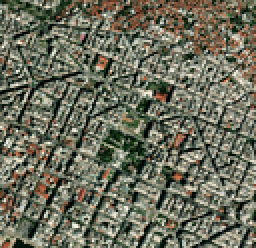
%> input picture im2.png, 128 x 124 px, shrunk from 1160 x 1122 before the run, given in place of im1.png, which was not available (shown 2 times larger)
$ octave demo_descriptorMatching.m   (GNU Octave 9; MATLAB toolbox functions it lacks are replaced by stand-ins)
%> lines starting %> are read from the running program, lines starting %| are printed output that depends on the picture; pictures that were not available may be replaced by others from this repository, and a replacement may not be noted
### findCorners.m
function c = findCorners(I, sigma, k, Rthres)
% Function finding the corner points of an input image, using the Harris
% corner detection algorithm.
%
% Inputs:
%   I - the grayscale image
%   sigma - a float parameter, used for Gaussian mask.
%       ( Bigger sigma values lead to slower reduction of the Gaussian
%       mask, which leads to more neighbor pixels taken into account. )
%   k - a float parameter for Harris detection algorithm.
%       ( Bigger k values, makes the algorithm more biased towards
%       detecting corners in contrast to edges. )
%   Rthres - threshold value for keeping only the features (corners, edges)
%       with the strongest R value. (most likely to be true positive)
%
% Output:
%   c - A boolean vector, containing 1 if the particular pixel of the image
%       is a corner point.

    % Derivative masks
    [dx, dy] = meshgrid(-1:1, -1:1);

    % Compute the image derivatives
    Ix = conv2(double(I), dx, 'same');
    Iy = conv2(double(I), dy, 'same');

    % Compute products
    Ix2 = Ix.^2;
    Iy2 = Iy.^2;
    Ixy = Ix.*Iy;

    % Compute the sums of products at each pixel
    Sx2 = conv2(Ix2, fspecial('gaussian', 2*ceil(3*sigma)+1, sigma), 'same');
    Sy2 = conv2(Iy2, fspecial('gaussian', 2*ceil(3*sigma)+1, sigma), 'same');
    Sxy = conv2(Ixy, fspecial('gaussian', 2*ceil(3*sigma)+1, sigma), 'same');

    % Compute the Harris response
    R = (Sx2.*Sy2 - Sxy.^2) - k*(Sx2 + Sy2).^2;

    % Check if pixel is a corner
    c = R > Rthres;
end

### myDetectHarrisFeatures.m
function corners = myDetectHarrisFeatures(I, sigma, k, Rthres, show_im)
% Function finding the corner points of an input image, using the Harris
% corner detection algorithm.
%
% Inputs:
%   I - the grayscale image
%   sigma - a float parameter, used for Gaussian mask.
%       ( Bigger sigma values lead to slower reduction of the Gaussian
%       mask, which leads to more neighbor pixels taken into account. )
%   k - a float parameter for Harris detection algorithm.
%       ( Bigger k values, makes the algorithm more biased towards
%       detecting corners in contrast to edges. )
%   Rthres - threshold value for keeping only the features (corners, edges)
%       with the strongest R value. (most likely to be true positive)
%   show_im - a boolean parameter, for selecting whether to display the
%   image with corner points or not.
%
% Output:
%   corners - a Nx2 array, containing the (x, y) coordinates of the N
%   corner points found.

    % Find corners
    c = findCorners(I, sigma, k, Rthres);

    % Find corners coordinates (x,y)
    [x, y] = find(c);

    corners = zeros(length(x), 2);
    corners(:, 1) = x;
    corners(:, 2) = y;

    if show_im
        figure, clf;
        mat_corners = detectHarrisFeatures(I, 'MinQuality', 0.1);  %'MinQuality', 0.01 (default)
        imshow(I);
        hold on
        plot(mat_corners);
        title('Harris corners, using MATLAB implementation');
        hold off

        % Display the corners on the original image
        figure, clf;
        imshow(I);
        hold on
        plot(corners(:, 2), corners(:, 1), 'r+');
        title('Harris corners, using my implementation');
        hold off
    end
end

### myLocalDescriptor.m
function d = myLocalDescriptor(I, p, rhom, rhoM, rhostep, N)
% Function implementing a simple rotation-invariant descriptor of a point's neighborhood.
%
% Inputs:
%   I - a grayscale image
%   p - a (x,y) vector, containing the pixels coordinates
%   rhom - an integer, specifying the ray of the smallest circle examined
%   rhoM - an integer, specifying the biggest ray
%   rhostep - an integer, specifying the step of the different rays check
%   N - an integer, specifying the number of points taken in each circle
%
% Output:
%   d - a vector, containing ((rhoM - rhom) / rhostep) values, one for each
%   circle. Each value is the mean of the N values found for the specific
%   circle. ( Note: if rhoM exceeds the image boundaries, then d is empty )

    % Get the size of the image
    [height, width, ~] = size(I);

    % Check if the biggest circle is out of image bounds
    % Calculate the min and max coordinates of the circle
    y_min = p(1) - rhoM - 1;
    y_max = p(1) + rhoM + 1;
    x_min = p(2) - rhoM - 1;
    x_max = p(2) + rhoM + 1;

    % Check if the circle is out of the image bounds
    if x_min < 1 || x_max > width || y_min < 1 || y_max > height
        %disp('Circle is out of image bounds');
        d = [];
        return;
    end

    % Vector of N descriptor points
    point_d = zeros(1, N);

    thetaStep = 360 / N;

    thetas = 0:thetaStep:360;

    thetas = thetas(1:end-1);

    % Vector of descriptors ( one for each circle )
    n_circles = length(rhom:rhostep:rhoM);

    d = zeros(1, n_circles);
    d_found = 0;

    for i = rhom:rhostep:rhoM
        d_found = d_found + 1;
        for j = 1:N
            % find angle
            theta = deg2rad(thetas(j));

            % Transform to Cartesian coordinates
            y = p(1) + i*cos(theta); % vertical
            x = p(2) + i*sin(theta); % horizontal

            % Find the pixels corresponding to the x, y
            % Case 1: Both x,y are integers
            if mod(x, 1) == 0 && mod(y, 1) == 0
                sum = I(y-1, x) + I(y+1, x) + I(y, x-1) + I(y, x+1) + I(y,x);
                point_d(j) = sum / 5;
                continue;
            end
            % Case 2: If y is int and x is float
            if mod(y,1) == 0 && mod(x,1) ~= 0
                p1 = I(y, floor(x));
                p2 = I(y, ceil(x));

                % Perform interpolation
                d1 = x - floor(x);
                d2 = ceil(x) - x;
                point_d(j) = d2 * p1 + d1 * p2;
                continue;
            end
            % Case 3: If x is int and y is float
            if mod(x,1) == 0 && mod(y,1) ~= 0
                p1 = I(floor(y), x);
                p2 = I(ceil(y), x);

                % Perform interpolation
                d1 = y - floor(y);
                d2 = ceil(y) - y;
                point_d(j) = d2 * p1 + d1 * p2;
                continue;
            end
            % Case 4: Both x,y are float
            if mod(x,1) ~= 0 && mod(y,1) ~= 0
                % Interpolation for x

                % Column 1
                p1 = I(floor(y), floor(x));
                p2 = I(floor(y), ceil(x));

                d1 = x - floor(x);
                d2 = ceil(x) - x;
                col1 = d2 * p1 + d1 * p2;

                % Column 2
                p1 = I(ceil(y), floor(x));
                p2 = I(ceil(y), ceil(x));

                col2 = d2 * p1 + d1 * p2;

                % Interpolation for y
                d1 = y - floor(y);
                d2 = ceil(y) - y;

                point_d(j) = d1 * col2 + d2 * col1;
            end
        end
        % find mean of N points, as the descriptor of the current circle
        d(d_found) = mean(point_d);
    end

end

### descriptorMatching.m
function matchingPoints = descriptorMatching(desc1, desc2, percentageThreshold)
% Function for finding the salient point pairs with the best matches,
% according to the normalized Euclidean distance of theirs descriptor
% vectors.
%
% Inputs:
%   desc1 - image_1 salient points descriptors (N1xN2 array, where N1 is
%       the length of each pixel's descriptor, and N2 is the number of salient
%       points)
%   desc2 - image_2 salient points descriptors (N1xN2) array
%   percentageThreshold - a float number, for keeping only the
%       (percentageThreshold*100) % best matches, from the total ones.
%
% Output:
%   matchingPoints - a 2xn array of pixel pairs that are most likely to
%       be matched.

    % Descriptor Matching
    N1 = size(desc1, 2);
    N2 = size(desc2, 2);

    desc_match = zeros(N1, N2);

    % Create N1xN2 array containing the descriptor simillarity of each point
    % pair
    for i = 1:N1
        nm = norm(desc1(:,i));
        for j = 1:N2
            desc_match(i, j) = norm(desc1(:, i) - desc2(:, j)) / nm; % normalised distance
        end
    end

    % Create matchingPoints array, containing the n pairs that have a
    % simillarity above percentageThreshold value

    % Flatten the descriptor matching array and get the indices
    [flat_array, indices] = sort(desc_match(:), 'ascend'); % Looking for the min distance

    % Find the number of elements, representing the percentageThreshold % of the total values
    num_elements = ceil(length(flat_array) * percentageThreshold);

    % Select the largest elements and their indices
    sm_el = flat_array(1:num_elements);
    sm_in = indices(1:num_elements);

    % Convert the linear indices back to row and column ones
    [row_i, col_i] = ind2sub(size(desc_match), sm_in);

    matchingPoints = [row_i col_i];

    matchingPoints = matchingPoints'; % 2xn array, containing n pairs of matched points ( ascending sorted )

end

### demo_descriptorMatching.m
% Demo script for demonstrating the use of descriptorMatching function.

close all;
clc;

% Read the images and convert them to grayscale if not already
im1 = imread('im1.png');
%> im1 is the input picture: size 124x128x3 uint8; mean R, G, B 107.7, 109.1, 92.2
im2 = imread('im2.png');

% Get the size of the image
[~, ~, numberOfColors] = size(im1);
%> numberOfColors = 3

% If the image is RGB, convert it to grayscale
if numberOfColors > 1
    im1 = rgb2gray(im1);
%> im1: size 124x128 uint8
end

% Get the size of the image
[~, ~, numberOfColors] = size(im2);

% If the image is RGB, convert it to grayscale
if numberOfColors > 1
    im2 = rgb2gray(im2);
end

% Harris Detector parameters
sigma = 0.33; % Gaussian smoothing parameter %0.3
threshold = 5000; % Threshold
k = 0.22; % Harris k constant %0.18
show_im = false; % Parameter for img display

% Detect corner points for image 1
points_1 = myDetectHarrisFeatures(im1, sigma, k, threshold, show_im);
%> in findCorners, `Ix = conv2(double(I), dx, 'same');`:
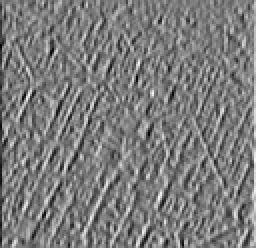
%> Ix: size 124x128 double (shown 2 times larger); min -575, max 605, mean 0.1; drawn with min black and max white
%> in findCorners, `Iy = conv2(double(I), dy, 'same');`:
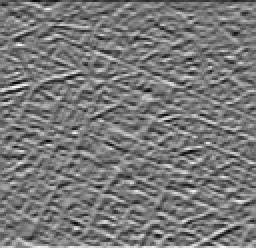
%> Iy: size 124x128 double (shown 2 times larger); min -556, max 616, mean -0.3; drawn with min black and max white
%> in findCorners, `Ixy = Ix.*Iy;`:
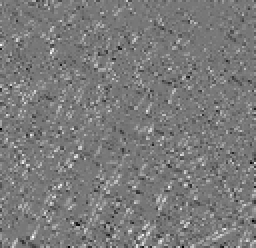
%> Ixy: size 124x128 double (shown 2 times larger); min -139780, max 157591, mean 3178.8; drawn with min black and max white
%> in findCorners, `R = (Sx2.*Sy2 - Sxy.^2) - k*(Sx2 + Sy2).^2;`:
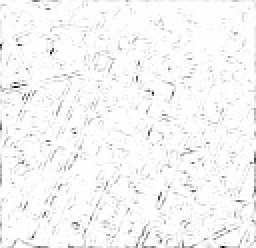
%> R: size 124x128 double (shown 2 times larger); min -3.19e+10, max 4498606.2, mean -1.09e+09; drawn with min black and max white
%> in findCorners, `c = R > Rthres;`:
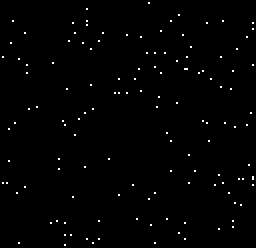
%> c: size 124x128 logical (shown 2 times larger); 0.83% white in thin lines or dots
%> in myDetectHarrisFeatures, `[x, y] = find(c);`: x = 131 values from 2 to 123; y = 131 values from 2 to 127
%> points_1 = 131 rows, first 12: [29 2; 92 2; 92 4; 65 5; 81 5; 22 6; 11 7; 62 8; 97 9; 30 10; 122 10; 17 13]

% Detect corner points for image 2
points_2 = myDetectHarrisFeatures(im2, sigma, k, threshold, show_im);
%> points_2 has the same summary as points_1

% Descriptor parameters
rhom = 2; % Min rad
rhoM = 12; % Max rad
rhostep = 1; % Rad step
N = 40; % Number of points

desc_upgrade = false; % which version of the descriptor to use

% Calc descriptor vector size
s = 1 + (rhoM - rhom) / rhostep;

% Create array to store actual corner points ( descriptor not empty )
cor_1 = zeros(size(points_1));
cor1_found = 0;

% Create array to store im1 descriptors
N1 = size(points_1, 1);
%> N1 = 131
desc1 = zeros(s, N1);

% Calculate im1 corners descriptors
for i = 1:N1
    p = points_1(i, :);

    if desc_upgrade == true % use desc_upgrade verion of the descriptor
        d = myLocalDescriptorUpgrade(im1, p, rhom, rhoM, rhostep, N);
        if ~isempty(d) && sum(d)~=0 % if descriptor is not empty vector
            cor1_found = cor1_found + 1;
            desc1(:, cor1_found) = d(:);
            cor_1(cor1_found, :) = p;
        end
    else
        d = myLocalDescriptor(im1, p, rhom, rhoM, rhostep, N);
        if ~isempty(d) && sum(d)~=0 % if descriptor is not empty vector
            cor1_found = cor1_found + 1;
            desc1(:, cor1_found) = d(:);
            cor_1(cor1_found, :) = p;
        end
    end
end
%> this loop made 131 passes
%> (p, y_min in myLocalDescriptor, y_max in myLocalDescriptor, x_min in myLocalDescriptor, x_max in myLocalDescriptor, d) on passes 29, 54: ([21 35], 8, 34, 22, 48, [118.6 118.5 111.8 106 107.1 98.6 103 102.4 108.7 98.03 95]), ([47 60], 34, 60, 47, 73, [103 106.3 94.05 102.5 94 81.38 99.2 102 99.38 96.25 90.42])
%> (p, y_min in myLocalDescriptor, y_max in myLocalDescriptor, x_min in myLocalDescriptor, x_max in myLocalDescriptor) on passes 1 to 6: ([29 2], 16, 42, -11, 15), ([92 2], 79, 105, -11, 15), ([92 4], 79, 105, -9, 17), ([65 5], 52, 78, -8, 18), ([81 5], 68, 94, -8, 18), ([22 6], 9, 35, -7, 19)
%> after the loop, cor1_found = 75; cor_1 = 131 rows, first 12: [33 14; 37 14; 55 15; 54 19; 32 27; 111 29; 80 30; 85 30; 61 32; 63 33; 45 34; 21 35]

% keep the usefull part of the array
cor_1 = cor_1(1:cor1_found, :);
%> cor_1 = 75 rows, first 12: [33 14; 37 14; 55 15; 54 19; 32 27; 111 29; 80 30; 85 30; 61 32; 63 33; 45 34; 21 35]
desc1 = desc1(:, 1:cor1_found);

% Create array to store actual corner points ( descriptor not empty )
cor_2 = zeros(size(points_2));
cor2_found = 0;

% Create array to store im2 descriptors
N2 = size(points_2, 1);
%> N2 = 131
desc2 = zeros(s, N2);

% Calculate im2 corners descriptors
for i = 1:N2
    p = points_2(i, :);

    if desc_upgrade == true % use desc_upgrade verion of the descriptor
        d = myLocalDescriptorUpgrade(im2, p, rhom, rhoM, rhostep, N);
        if ~isempty(d) && sum(d)~=0 % if descriptor is not empty vector
            cor2_found = cor2_found + 1;
            desc2(:, cor2_found) = d(:);
            cor_2(cor2_found, :) = p(1, :);
        end
    else
        d = myLocalDescriptor(im2, p, rhom, rhoM, rhostep, N);
        if ~isempty(d) && sum(d)~=0 % if descriptor is not empty vector
            cor2_found = cor2_found + 1;
            desc2(:, cor2_found) = d(:);
            cor_2(cor2_found, :) = p;
        end
    end
end

% keep the usefull part of the array
cor_2 = cor_2(1:cor2_found, :);
desc2 = desc2(:, 1:cor2_found);

% Perform the descriptor matching, by calling the appropriate function
percentageThreshold = 0.8; % threshold for keeping only percentage of the points with the strongest simillarity
show_im_matching = true; % whether to show the images with the matching points or not

matchingPoints = descriptorMatching(desc1, desc2, percentageThreshold);
%> in descriptorMatching, `desc_match = zeros(N1, N2);`: desc_match: size 75x75 double; every value is 0
%> the loop in descriptorMatching, `for i = 1:N1` made 75 passes
%> after the loop in descriptorMatching, `for i = 1:N1`:
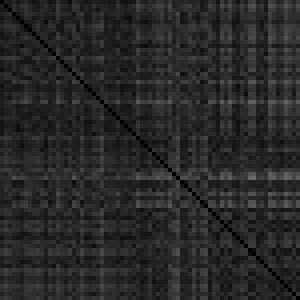
%> desc_match: size 75x75 double (shown 4 times larger); min 0, max 0.417, mean 0.16

if show_im_matching
    colors = ['r', 'y', 'b', 'c', 'm'];
    figure, clf;
    % Image 1
    subplot(1,2,1);
    imshow(im1);
    hold on
    for i = 1:5
        % Find best {i} matches and plot them
        p1_idx = matchingPoints(1,i); % best_i -> index of best point of img1
        pixel1 = cor_1(p1_idx, :); % [x, y] in image 1

        % Display the corners on the original image
        plot(pixel1(1, 2), pixel1(1, 1), append(colors(i), '+'), 'LineWidth', 10);

    end
    hold off
    % Image 2
    subplot(1,2,2);
    imshow(im2);
    hold on
    for i = 1:5
        p2_idx = matchingPoints(2,i); % best_j
        pixel2 = cor_2(p2_idx, :); % [x, y] in image 2

        plot(pixel2(1,2), pixel2(1,1), append(colors(i), '+'), 'LineWidth', 10);

    end
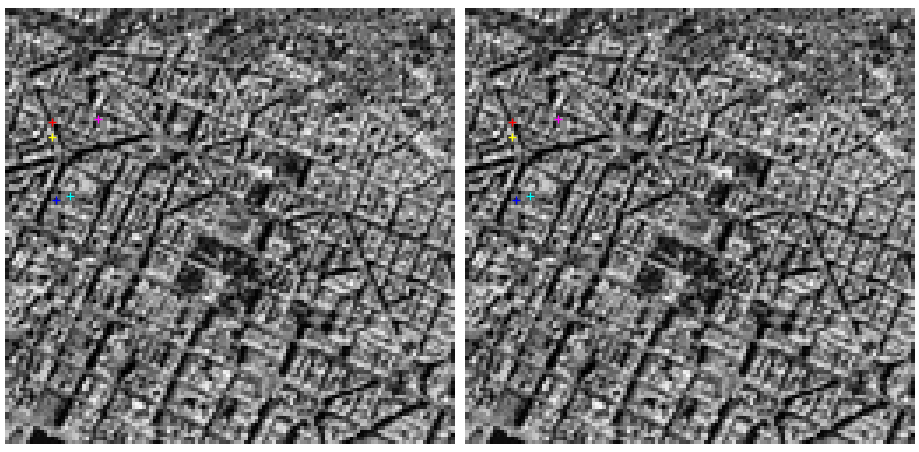
%> figure redrawn from the program's plot data, 2 panels
    hold off
end
